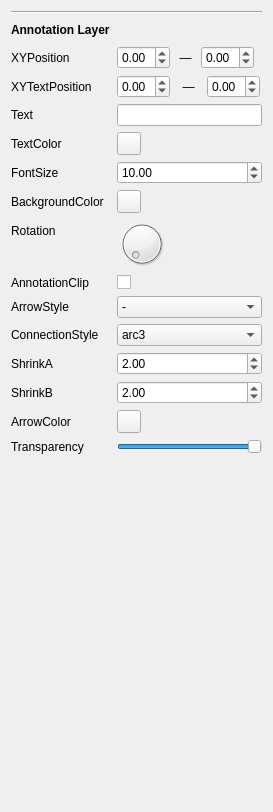
<?xml version="1.0" encoding="UTF-8"?>
<ui version="4.0">
 <class>Form</class>
 <widget class="QWidget" name="Form">
  <property name="geometry">
   <rect>
    <x>0</x>
    <y>0</y>
    <width>273</width>
    <height>812</height>
   </rect>
  </property>
  <property name="windowTitle">
   <string>Form</string>
  </property>
  <layout class="QVBoxLayout" name="verticalLayout">
   <item>
    <widget class="Line" name="line">
     <property name="orientation">
      <enum>Qt::Orientation::Horizontal</enum>
     </property>
    </widget>
   </item>
   <item>
    <layout class="QHBoxLayout" name="horizontalLayout">
     <item>
      <widget class="QLabel" name="label">
       <property name="font">
        <font>
         <bold>true</bold>
        </font>
       </property>
       <property name="text">
        <string>Annotation Layer</string>
       </property>
      </widget>
     </item>
     <item>
      <spacer name="horizontalSpacer">
       <property name="orientation">
        <enum>Qt::Orientation::Horizontal</enum>
       </property>
       <property name="sizeHint" stdset="0">
        <size>
         <width>40</width>
         <height>20</height>
        </size>
       </property>
      </spacer>
     </item>
     <item>
      <widget class="QToolButton" name="toolButton">
       <property name="styleSheet">
        <string notr="true">border-radius: 10px;</string>
       </property>
       <property name="text">
        <string/>
       </property>
       <property name="icon">
        <iconset resource="../resources/resources.qrc">
         <normaloff>:/icon/icons/minus-button.png</normaloff>:/icon/icons/minus-button.png</iconset>
       </property>
      </widget>
     </item>
    </layout>
   </item>
   <item>
    <layout class="QFormLayout" name="formLayout">
     <item row="0" column="0">
      <widget class="QLabel" name="y_series_label">
       <property name="minimumSize">
        <size>
         <width>100</width>
         <height>0</height>
        </size>
       </property>
       <property name="text">
        <string>XYPosition</string>
       </property>
      </widget>
     </item>
     <item row="0" column="1">
      <layout class="QHBoxLayout" name="horizontalLayout_2">
       <property name="spacing">
        <number>3</number>
       </property>
       <item>
        <widget class="QDoubleSpinBox" name="x_pos_spin">
         <property name="maximumSize">
          <size>
           <width>53</width>
           <height>16777215</height>
          </size>
         </property>
         <property name="minimum">
          <double>-1000000.000000000000000</double>
         </property>
         <property name="maximum">
          <double>1000000.000000000000000</double>
         </property>
         <property name="singleStep">
          <double>0.010000000000000</double>
         </property>
        </widget>
       </item>
       <item>
        <widget class="QLabel" name="label_11">
         <property name="maximumSize">
          <size>
           <width>25</width>
           <height>16777215</height>
          </size>
         </property>
         <property name="text">
          <string>—</string>
         </property>
         <property name="alignment">
          <set>Qt::AlignmentFlag::AlignCenter</set>
         </property>
        </widget>
       </item>
       <item>
        <widget class="QDoubleSpinBox" name="y_pos_spin">
         <property name="maximumSize">
          <size>
           <width>53</width>
           <height>16777215</height>
          </size>
         </property>
         <property name="minimum">
          <double>-1000000.000000000000000</double>
         </property>
         <property name="maximum">
          <double>1000000.000000000000000</double>
         </property>
         <property name="singleStep">
          <double>0.010000000000000</double>
         </property>
        </widget>
       </item>
      </layout>
     </item>
     <item row="1" column="0">
      <widget class="QLabel" name="label_4">
       <property name="text">
        <string>XYTextPosition</string>
       </property>
      </widget>
     </item>
     <item row="1" column="1">
      <layout class="QHBoxLayout" name="horizontalLayout_3">
       <item>
        <widget class="QDoubleSpinBox" name="x_text_pos_spin">
         <property name="minimumSize">
          <size>
           <width>0</width>
           <height>0</height>
          </size>
         </property>
         <property name="maximumSize">
          <size>
           <width>53</width>
           <height>16777215</height>
          </size>
         </property>
         <property name="minimum">
          <double>-1000000.000000000000000</double>
         </property>
         <property name="maximum">
          <double>1000000.000000000000000</double>
         </property>
         <property name="singleStep">
          <double>0.010000000000000</double>
         </property>
        </widget>
       </item>
       <item>
        <widget class="QLabel" name="label_12">
         <property name="maximumSize">
          <size>
           <width>25</width>
           <height>16777215</height>
          </size>
         </property>
         <property name="text">
          <string>—</string>
         </property>
         <property name="alignment">
          <set>Qt::AlignmentFlag::AlignCenter</set>
         </property>
        </widget>
       </item>
       <item>
        <widget class="QDoubleSpinBox" name="y_text_pos_spin">
         <property name="maximumSize">
          <size>
           <width>53</width>
           <height>16777215</height>
          </size>
         </property>
         <property name="minimum">
          <double>-1000000.000000000000000</double>
         </property>
         <property name="maximum">
          <double>1000000.000000000000000</double>
         </property>
         <property name="singleStep">
          <double>0.010000000000000</double>
         </property>
        </widget>
       </item>
      </layout>
     </item>
     <item row="2" column="0">
      <widget class="QLabel" name="label_24">
       <property name="text">
        <string>Text</string>
       </property>
      </widget>
     </item>
     <item row="2" column="1">
      <widget class="QLineEdit" name="text_line">
       <property name="maximumSize">
        <size>
         <width>16777215</width>
         <height>16777215</height>
        </size>
       </property>
      </widget>
     </item>
     <item row="3" column="0">
      <widget class="QLabel" name="label_10">
       <property name="text">
        <string>TextColor</string>
       </property>
      </widget>
     </item>
     <item row="3" column="1">
      <widget class="QToolButton" name="text_color_btn">
       <property name="text">
        <string/>
       </property>
      </widget>
     </item>
     <item row="4" column="0">
      <widget class="QLabel" name="label_3">
       <property name="text">
        <string>FontSize</string>
       </property>
      </widget>
     </item>
     <item row="4" column="1">
      <widget class="QDoubleSpinBox" name="font_size_spin">
       <property name="maximum">
        <double>10000.000000000000000</double>
       </property>
       <property name="singleStep">
        <double>0.100000000000000</double>
       </property>
       <property name="value">
        <double>10.000000000000000</double>
       </property>
      </widget>
     </item>
     <item row="5" column="0">
      <widget class="QLabel" name="label_8">
       <property name="text">
        <string>BackgroundColor</string>
       </property>
      </widget>
     </item>
     <item row="5" column="1">
      <widget class="QToolButton" name="background_color_btn">
       <property name="text">
        <string/>
       </property>
      </widget>
     </item>
     <item row="6" column="0">
      <widget class="QLabel" name="label_5">
       <property name="text">
        <string>Rotation</string>
       </property>
      </widget>
     </item>
     <item row="6" column="1">
      <widget class="QDial" name="rotation_dial">
       <property name="maximumSize">
        <size>
         <width>50</width>
         <height>50</height>
        </size>
       </property>
       <property name="maximum">
        <number>360</number>
       </property>
      </widget>
     </item>
     <item row="7" column="0">
      <widget class="QLabel" name="label_7">
       <property name="text">
        <string>AnnotationClip</string>
       </property>
      </widget>
     </item>
     <item row="7" column="1">
      <widget class="QCheckBox" name="annotation_clip_check">
       <property name="text">
        <string/>
       </property>
      </widget>
     </item>
     <item row="8" column="0">
      <widget class="QLabel" name="label_9">
       <property name="text">
        <string>ArrowStyle</string>
       </property>
      </widget>
     </item>
     <item row="8" column="1">
      <widget class="QComboBox" name="arrow_style_combo">
       <item>
        <property name="text">
         <string>-</string>
        </property>
       </item>
       <item>
        <property name="text">
         <string>-&gt;</string>
        </property>
       </item>
       <item>
        <property name="text">
         <string>-[</string>
        </property>
       </item>
       <item>
        <property name="text">
         <string>-|&gt;</string>
        </property>
       </item>
       <item>
        <property name="text">
         <string>&lt;-</string>
        </property>
       </item>
       <item>
        <property name="text">
         <string>&lt;-&gt;</string>
        </property>
       </item>
       <item>
        <property name="text">
         <string>&lt;|-</string>
        </property>
       </item>
       <item>
        <property name="text">
         <string>&lt;|-|&gt;</string>
        </property>
       </item>
       <item>
        <property name="text">
         <string>]-</string>
        </property>
       </item>
       <item>
        <property name="text">
         <string>]-[</string>
        </property>
       </item>
       <item>
        <property name="text">
         <string>|-|</string>
        </property>
       </item>
       <item>
        <property name="text">
         <string>fancy</string>
        </property>
       </item>
       <item>
        <property name="text">
         <string>simple</string>
        </property>
       </item>
       <item>
        <property name="text">
         <string>wedge</string>
        </property>
       </item>
      </widget>
     </item>
     <item row="9" column="0">
      <widget class="QLabel" name="label_2">
       <property name="text">
        <string>ConnectionStyle</string>
       </property>
      </widget>
     </item>
     <item row="9" column="1">
      <widget class="QComboBox" name="connection_style_combo">
       <item>
        <property name="text">
         <string>arc3</string>
        </property>
       </item>
       <item>
        <property name="text">
         <string>angle3</string>
        </property>
       </item>
       <item>
        <property name="text">
         <string>angle</string>
        </property>
       </item>
       <item>
        <property name="text">
         <string>arc</string>
        </property>
       </item>
       <item>
        <property name="text">
         <string>bar</string>
        </property>
       </item>
      </widget>
     </item>
     <item row="10" column="0">
      <widget class="QLabel" name="label_13">
       <property name="text">
        <string>ShrinkA</string>
       </property>
      </widget>
     </item>
     <item row="10" column="1">
      <widget class="QDoubleSpinBox" name="shrink_a_spin">
       <property name="maximum">
        <double>1000.000000000000000</double>
       </property>
       <property name="singleStep">
        <double>0.010000000000000</double>
       </property>
       <property name="value">
        <double>2.000000000000000</double>
       </property>
      </widget>
     </item>
     <item row="11" column="0">
      <widget class="QLabel" name="label_14">
       <property name="text">
        <string>ShrinkB</string>
       </property>
      </widget>
     </item>
     <item row="11" column="1">
      <widget class="QDoubleSpinBox" name="shrink_b_spin">
       <property name="maximum">
        <double>1000.000000000000000</double>
       </property>
       <property name="singleStep">
        <double>0.010000000000000</double>
       </property>
       <property name="value">
        <double>2.000000000000000</double>
       </property>
      </widget>
     </item>
     <item row="12" column="0">
      <widget class="QLabel" name="label_15">
       <property name="text">
        <string>ArrowColor</string>
       </property>
      </widget>
     </item>
     <item row="12" column="1">
      <widget class="QToolButton" name="arrow_color_btn">
       <property name="text">
        <string/>
       </property>
      </widget>
     </item>
     <item row="13" column="0">
      <widget class="QLabel" name="label_16">
       <property name="text">
        <string>Transparency</string>
       </property>
      </widget>
     </item>
     <item row="13" column="1">
      <widget class="QSlider" name="transparency_slider">
       <property name="maximum">
        <number>100</number>
       </property>
       <property name="value">
        <number>100</number>
       </property>
       <property name="orientation">
        <enum>Qt::Orientation::Horizontal</enum>
       </property>
      </widget>
     </item>
     <item row="14" column="1">
      <spacer name="verticalSpacer">
       <property name="orientation">
        <enum>Qt::Orientation::Vertical</enum>
       </property>
       <property name="sizeHint" stdset="0">
        <size>
         <width>20</width>
         <height>40</height>
        </size>
       </property>
      </spacer>
     </item>
    </layout>
   </item>
  </layout>
 </widget>
 <resources>
  <include location="../resources/resources.qrc"/>
 </resources>
 <connections/>
</ui>
